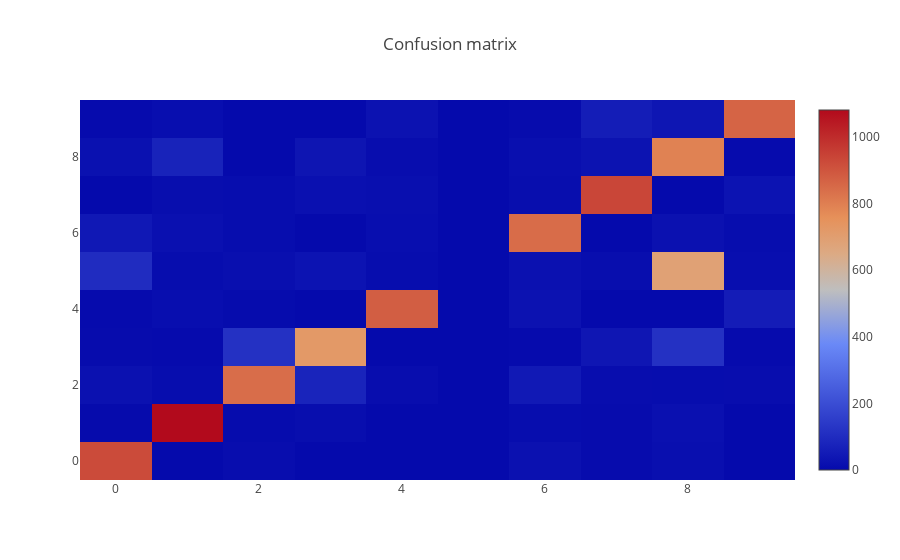

The code cell stored with this chart in its notebook:
### Markdown cell above
Computing and displaying confusion matrix

### Code cell
confusion = confusion_matrix(data['y_test'].tolist(), prediction.tolist())
trace = go.Heatmap(z=confusion)
data=[trace]
layout = go.Layout(
    title='Confusion matrix',
    xaxis = dict(ticks='', nticks=10),
    yaxis = dict(ticks='', nticks=10)
)
fig = go.Figure(data=data, layout=layout)
py.iplot(fig, filename='confusion')
pio.write_image(fig, os.path.join(paths['model/stats'], 'confusion_matrix.png'))

### Figure 1 — Plotly figure (JSON) as saved in the notebook; plotly's stock layout.template omitted (floating-point values rounded to 4 significant figures)
{"data": [{"type": "heatmap", "uid": "5f9e76de-2078-4cdb-af81-2cd16c4cd228", "z": [[926, 0, 10, 1, 0, 0, 22, 6, 15, 0], [2, 1081, 5, 11, 0, 0, 9, 7, 19, 1], [21, 9, 843, 76, 10, 0, 44, 10, 9, 10], [7, 3, 115, 723, 1, 0, 4, 36, 117, 4], [3, 13, 5, 1, 879, 0, 25, 0, 1, 55], [100, 8, 14, 28, 9, 0, 21, 12, 687, 13], [43, 18, 9, 0, 13, 0, 845, 0, 21, 9], [1, 11, 9, 18, 14, 0, 11, 936, 0, 28], [20, 73, 1, 32, 10, 0, 15, 26, 793, 4], [4, 13, 1, 1, 25, 0, 7, 58, 35, 865]]}], "layout": {"title": {"text": "Confusion matrix"}, "xaxis": {"nticks": 10, "ticks": ""}, "yaxis": {"nticks": 10, "ticks": ""}}}
